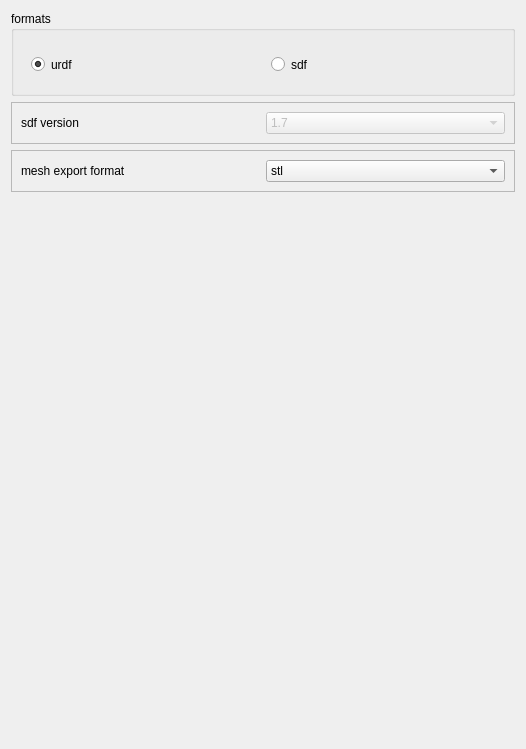
<?xml version="1.0" encoding="UTF-8"?>
<ui version="4.0">
 <class>Robot_Descriptor_preferences</class>
 <widget class="QWidget" name="Robot_Descriptor_preferences">
  <property name="geometry">
   <rect>
    <x>0</x>
    <y>0</y>
    <width>526</width>
    <height>749</height>
   </rect>
  </property>
  <property name="windowTitle">
   <string>General</string>
  </property>
  <layout class="QVBoxLayout" name="verticalLayout">
   <item>
    <widget class="QGroupBox" name="formats">
     <property name="minimumSize">
      <size>
       <width>500</width>
       <height>85</height>
      </size>
     </property>
     <property name="maximumSize">
      <size>
       <width>16777215</width>
       <height>100</height>
      </size>
     </property>
     <property name="title">
      <string>formats </string>
     </property>
     <widget class="Gui::PrefRadioButton" name="urdf_radio_btn">
      <property name="geometry">
       <rect>
        <x>20</x>
        <y>40</y>
        <width>133</width>
        <height>27</height>
       </rect>
      </property>
      <property name="text">
       <string>urdf</string>
      </property>
      <property name="checked">
       <bool>true</bool>
      </property>
      <property name="prefEntry" stdset="0">
       <cstring>format_urdf</cstring>
      </property>
      <property name="prefPath" stdset="0">
       <cstring>Mod/RobotDescriptor</cstring>
      </property>
     </widget>
     <widget class="Gui::PrefRadioButton" name="sdf_radio_btn">
      <property name="geometry">
       <rect>
        <x>260</x>
        <y>40</y>
        <width>133</width>
        <height>27</height>
       </rect>
      </property>
      <property name="text">
       <string>sdf</string>
      </property>
      <property name="prefEntry" stdset="0">
       <cstring>format_sdf</cstring>
      </property>
      <property name="prefPath" stdset="0">
       <cstring>Mod/RobotDescriptor</cstring>
      </property>
     </widget>
    </widget>
   </item>
   <item>
    <widget class="QFrame" name="sdf_version_select_2">
     <property name="frameShape">
      <enum>QFrame::StyledPanel</enum>
     </property>
     <property name="frameShadow">
      <enum>QFrame::Raised</enum>
     </property>
     <layout class="QHBoxLayout" name="horizontalLayout">
      <item>
       <widget class="QLabel" name="label">
        <property name="text">
         <string>sdf version</string>
        </property>
       </widget>
      </item>
      <item>
       <widget class="Gui::PrefComboBox" name="sdf_version_select">
        <property name="enabled">
         <bool>false</bool>
        </property>
        <property name="prefEntry" stdset="0">
         <cstring>sdf_version</cstring>
        </property>
        <property name="prefPath" stdset="0">
         <cstring>Mod/RobotDescriptor</cstring>
        </property>
        <item>
         <property name="text">
          <string>1.7</string>
         </property>
        </item>
        <item>
         <property name="text">
          <string>1.8</string>
         </property>
        </item>
        <item>
         <property name="text">
          <string>1.9</string>
         </property>
        </item>
        <item>
         <property name="text">
          <string>1.10</string>
         </property>
        </item>
       </widget>
      </item>
     </layout>
    </widget>
   </item>
   <item>
    <widget class="QFrame" name="mesh_format">
     <property name="frameShape">
      <enum>QFrame::StyledPanel</enum>
     </property>
     <property name="frameShadow">
      <enum>QFrame::Raised</enum>
     </property>
     <layout class="QHBoxLayout" name="horizontalLayout_2">
      <item>
       <widget class="QLabel" name="label_2">
        <property name="text">
         <string>mesh export format</string>
        </property>
       </widget>
      </item>
      <item>
       <widget class="Gui::PrefComboBox" name="mesh_select">
        <property name="prefEntry" stdset="0">
         <cstring>mesh_type</cstring>
        </property>
        <property name="prefPath" stdset="0">
         <cstring>Mod/RobotDescriptor</cstring>
        </property>
        <item>
         <property name="text">
          <string>stl</string>
         </property>
        </item>
        <item>
         <property name="text">
          <string>Dae</string>
         </property>
        </item>
       </widget>
      </item>
     </layout>
    </widget>
   </item>
   <item>
    <spacer name="verticalSpacer">
     <property name="orientation">
      <enum>Qt::Vertical</enum>
     </property>
     <property name="sizeHint" stdset="0">
      <size>
       <width>20</width>
       <height>512</height>
      </size>
     </property>
    </spacer>
   </item>
  </layout>
 </widget>
 <customwidgets>
  <customwidget>
   <class>Gui::PrefRadioButton</class>
   <extends>QRadioButton</extends>
   <header>Gui/PrefWidgets.h</header>
  </customwidget>
  <customwidget>
   <class>Gui::PrefComboBox</class>
   <extends>QComboBox</extends>
   <header>Gui/PrefWidgets.h</header>
  </customwidget>
 </customwidgets>
 <resources/>
 <connections>
  <connection>
   <sender>sdf_radio_btn</sender>
   <signal>toggled(bool)</signal>
   <receiver>sdf_version_select</receiver>
   <slot>setEnabled(bool)</slot>
   <hints>
    <hint type="sourcelabel">
     <x>346</x>
     <y>83</y>
    </hint>
    <hint type="destinationlabel">
     <x>160</x>
     <y>156</y>
    </hint>
   </hints>
  </connection>
 </connections>
</ui>
